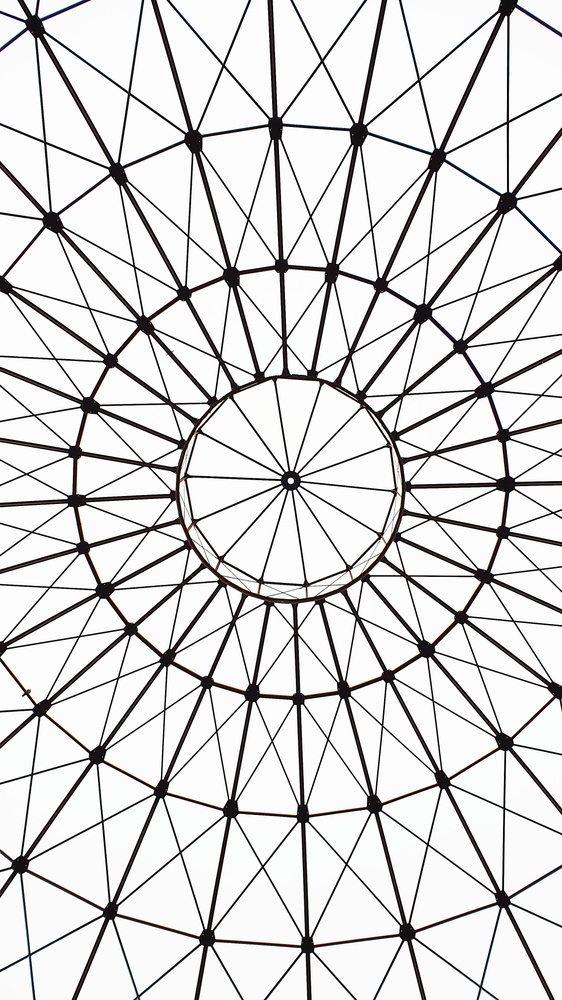
#> input picture images/example_image.jpg, 562 x 1000 px, shrunk from 2268 x 4032 before the run
$ jupyter execute --allow-errors main.ipynb
#> lines starting #> are read from the running program, lines starting #| are printed output that depends on the picture; after the words box and inside, x2 and y2 are one past the last pixel; in counts of white or black regions, pixels touching at a corner belong together
# IMAGE CONTOURS USING OPENCV

## Madras Scientific Research Foundation

### Author - Vinay Khanduri

#### Importing the required libraries

[cell 1]
import cv2
import matplotlib.pyplot as plt

#### Function to show image

[cell 2]
def show_img(img_name):
    plt.figure(figsize=(10, 10))
    plt.imshow(img_name)
    plt.tick_params(left=False, bottom=False, labelleft=False, labelbottom=False)
    plt.show()

#### Reading the image

[cell 3]
image = cv2.imread('images/example_image.jpg')
#> image is the input picture: shape (1000, 562, 3); mean B, G, R 216.7, 216.6, 217.3
show_img(image)

#### Converting the image to grayscale

[cell 4]
grayscale_img = cv2.cvtColor(image, cv2.COLOR_BGR2GRAY)

[cell 5]
show_img(grayscale_img)

#### Applying Canny edge detection on image

[cell 6]
image_edge_canny = cv2.Canny(grayscale_img, 50, 255)
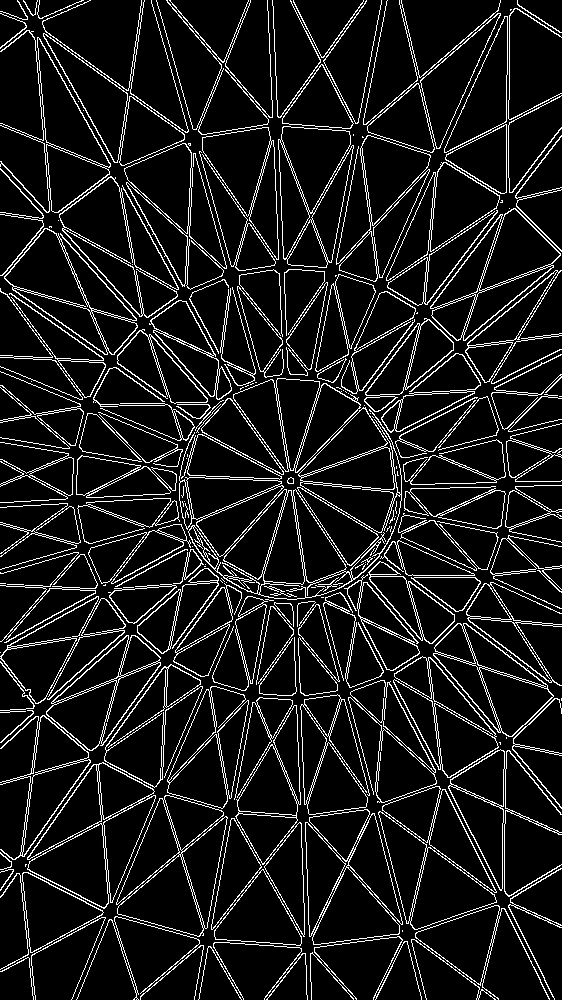
#> image_edge_canny: shape (1000, 562); 10.2% white in thin lines or dots

[cell 7]
show_img(image_edge_canny)

#### Finding contours using CHAIN_APPROX_NONE method

[cell 8]
contours, hierarchy = cv2.findContours(image=image_edge_canny, mode=cv2.RETR_TREE, method=cv2.CHAIN_APPROX_NONE)
#> contours = 1520 contours, 1132 with area under 20; largest, box (x1, y1, x2, y2) and area: (188, 407, 402, 600) 15932, (27, 762, 156, 909) 10432, (116, 795, 228, 937) 10092, (305, 809, 403, 945) 10004, (278, 126, 354, 268) 8280
